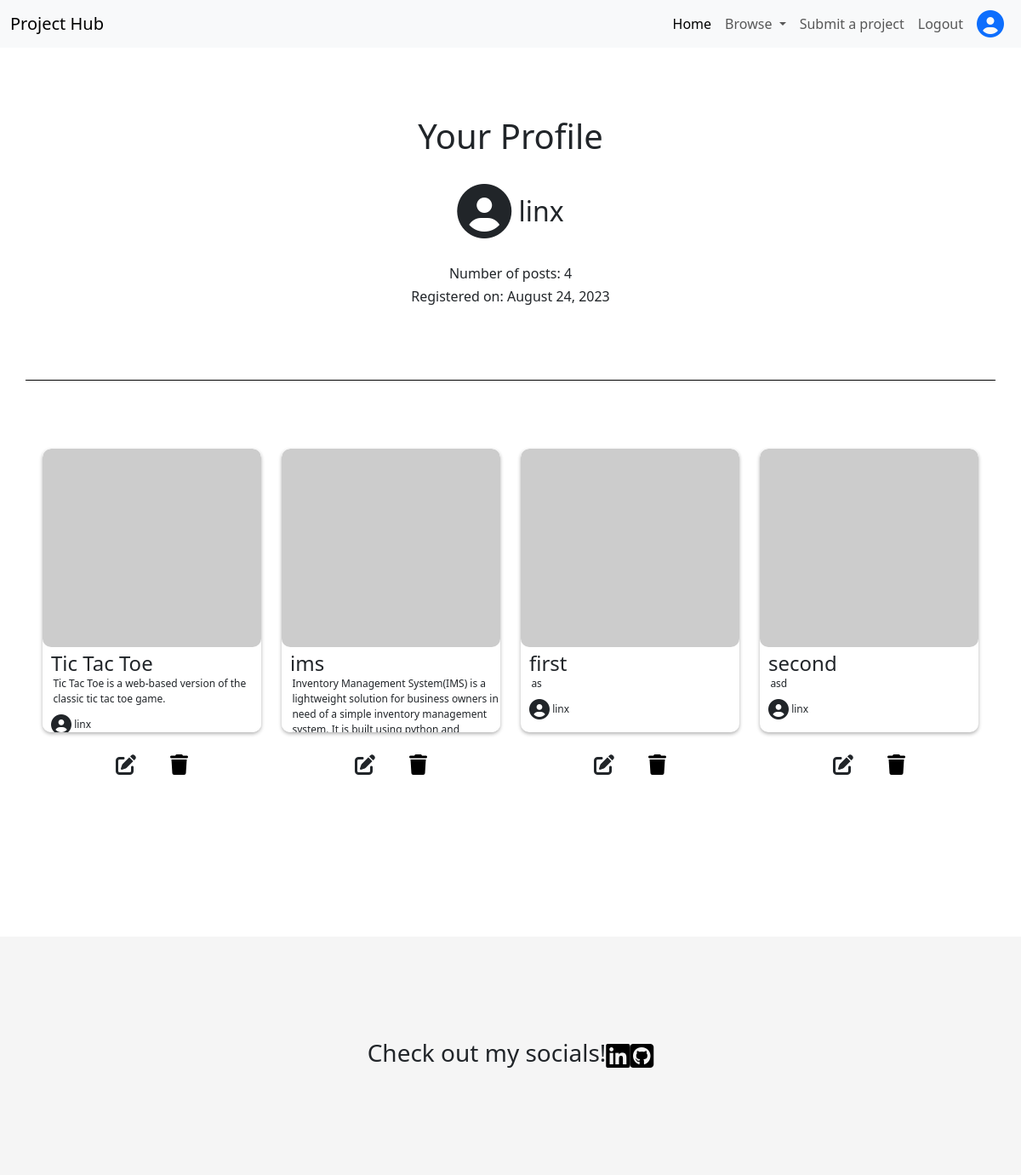
/profile_page/ (signed in), run on an earlier commit of the app's database.
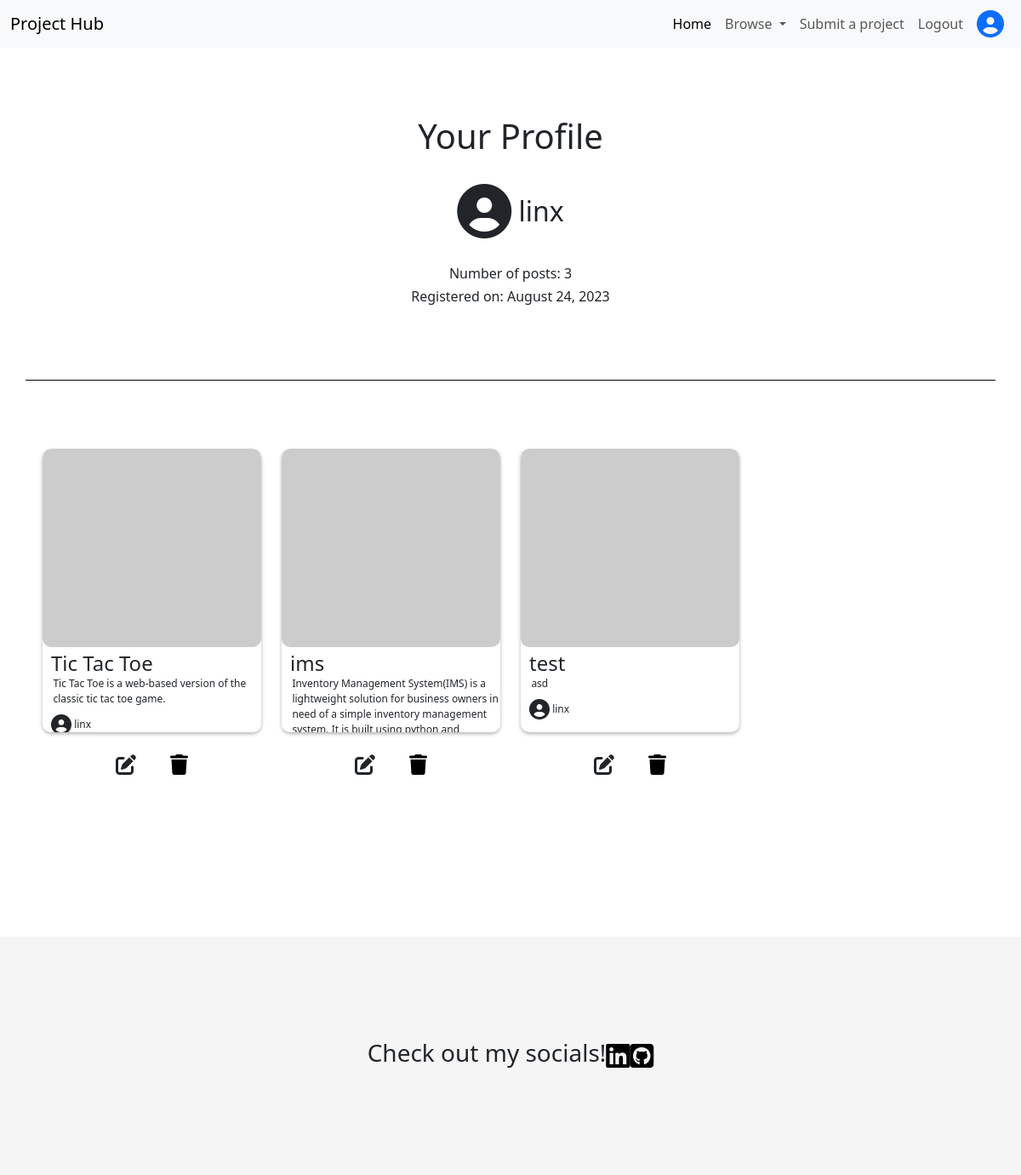
And on a later commit of the database.
### hub_main/models.py (models this page shows, shortened)
class Post(models.Model):
    title = models.CharField(max_length=200, blank=False)
    slug = models.SlugField(max_length=200, unique=True)
    author = models.ForeignKey(User, on_delete=models.CASCADE, related_name='project_post')
    Category = models.ForeignKey(Category, on_delete=models.CASCADE, related_name='categories')
    created_on = models.DateField(auto_now_add=True)
    description = models.TextField()
    likes = models.ManyToManyField(User, related_name='liked_posts', null=True, blank=True)
    live_link = models.URLField(blank=False)
    github_repo_link = models.URLField()
    class Meta:
        ordering = ['created_on']

### hub_main/views.py (the view)
# urls.py: path('profile_page/', views.profile_page, name='profile_page'),
def profile_page(request):
    context = {
        'posts' : Post.objects.filter(author=request.user),
        'post_count' : Post.objects.filter(author=request.user).count(),
    }
    return render(request, 'profile_page.html', context)

### hub_main/templates/profile_page.html (shortened to what this page needs)
{% extends "base.html" %}
{% load static %}
{% block content %}
<section>
    <div class="container" id="profile-container">
        <h1>Your Profile</h1>
        <div>
            <i class="fa-solid fa-circle-user fa-2xl"></i>
            <span>{{ user }}</span>
        </div>
        <h3>Number of posts: {{ post_count }}</h3>
        <h3>Registered on: {{ user.date_joined|date:"F j, Y" }}</h4>
    </div>
</section>
<section>
    <div class="container-fluid padding-content" id="profile-page-posts">
        <div class="grid">
            <div class="row">
                {% for post in posts %}
                <div class="col-md-3 col-6 profile-post-card">
                    <a href="{% url 'project_details' post.slug %}" style="color:inherit;">
                        <div class="my-card">
                            <img src="https://picsum.photos/500" class="my-card-img" alt="...">
                            <div class="my-card-body">
                                <h5 class="my-card-title">{{ post.title }}</h5>
                                <p class="my-card-text">{{ post.description }}</p>
                                <div class="my-card-author">
                                    <span>{{ post.author }}</span>
                                </div>
                            </div>
                        </div>
                    </a>
                    <div class="post-options">
                        <a class="post-option" style="color: inherit;" href="{% url 'project_update' post.id %}"><i class="fa-solid fa-pen-to-square"></i></a>
                        <button type="button" class="post-option" data-bs-toggle="modal" data-bs-target="#{{ post.slug }}">
                            <i class="fa-solid fa-trash"></i>
                        </button>
                    </div>
                </div>
                {% endfor %}
            </div>
        </div>
    </div>
</section>
{% endblock %}

### hub_main/templates/base.html (shortened to what this page needs)
{% load static %}
<!DOCTYPE html>
<html lang="en">
<head>
    <link rel="stylesheet" href="https://cdn.jsdelivr.net/npm/bootstrap@5.3.1/dist/css/bootstrap.min.css">
    <link rel="stylesheet" href="{% static 'hub_main/css/styles.css' %}">
</head>
<body>
    <header>
        <nav class="navbar navbar-expand-lg bg-body-tertiary">
            <div class="container-fluid">
              <a class="navbar-brand" href="{% url 'home' %}">Project Hub</a>
              <div class="collapse navbar-collapse" id="navbarNavDropdown">
                <ul class="navbar-nav ms-auto">
                  <li class="nav-item">
                    <a class="nav-link active" aria-current="page" href="{% url 'home' %}">Home</a>
                  </li>
                  <li class="nav-item dropdown">
                    <a class="nav-link dropdown-toggle" href="#" role="button" data-bs-toggle="dropdown" aria-expanded="false">
                      Browse
                    </a>
                  </li>
                  {% if user.is_authenticated %}
                    <li class="nav-item">
                      <a class="nav-link" href="{% url 'project_submission' %}">Submit a project</a>
                    </li>
                  {% else %}
                    <li class="nav-item">
                      <a class="nav-link disabled" href="{% url 'project_submission' %}">Submit a project</a>
                    </li>
                  {% endif %}
                  {% if user.is_authenticated %}
                    <li class="nav-item">
                      <a class="nav-link" href="{% url 'logout' %}">Logout</a>
                    </li>
                  {% else %}
                    <li class="nav-item">
                      <a class="nav-link" href="{% url 'login' %}">Login</a>
                    </li>
                  {% endif %}
                  {% if user.is_authenticated %}
                  <li class="nav-link">
                    <a href="{% url 'profile_page' %}"><i class="fa-solid fa-circle-user fa-2xl"></i></a>
                  </li>
                  {% else %}
                  <li class="nav-link disabled">
                    <a href="#"><i class="fa-solid fa-circle-user fa-2xl"></i></a>
                  </li>
                  {% endif %}
                </ul>
              </div>
            </div>
          </nav>
    </header>
    <main>
        {% block content %}
        {% endblock %}
    </main>
</body>
<footer>
    <h3>Check out my socials!</h3>
    <a href="#"><i class="fa-brands fa-linkedin"></i></a>
    <a href="#"><i class="fa-brands fa-square-github"></i></a>
</footer>
</html>

### hub_main/static/hub_main/css/styles.css (style rules this page uses)
* { margin: 0; padding: 0; box-sizing: border-box; }
.padding-content { padding-left: 50px; padding-right: 50px; }
.profile-post-card { margin-bottom: 80px; }
.my-card { border-radius: 10px; height: 100%; box-shadow: 0 2px 4px rgba(0, 0, 0, 0.3); position: relative; overflow: scroll; background-color: white; }
.my-card img { width: 100%; height: 70%; object-fit: cover; border-radius: 10px; }
.my-card-body { position: absolute; left: 10px; margin-top: 5px; margin-bottom: 5px; }
.my-card-title { font-size: 2vw; margin: 0; padding: 0; }
.my-card-text { font-size: 1vw; margin-bottom: 1vw; margin-left: 0.2vw; }
.my-card-author { font-size: 1vw; }
footer { margin-top: 20vh; height: 35vh; background-color: whitesmoke; display: flex; justify-content: center; align-items: center; font-size: 2rem; }
footer a { color: black; }
#profile-container { text-align: center; margin-top: 10vh; padding-bottom: 10vh; border-bottom: 1px solid black; }
#profile-container h1 { margin-bottom: 5vh; }
#profile-container h3 { font-size: medium; }
#profile-container > div { margin-bottom: 5vh; font-size: xx-large; }
#profile-page-posts { margin-top: 10vh; }
.post-options { display: flex; justify-content: center; }
.post-option { border: none; background-color: inherit; font-size: x-large; padding: 20px; }

What changed in the data, as far as the page shows it:
removed Post: title "first", description "as", author "linx"
removed Post: title "second", description "asd", author "linx"
added Post: title "test", description "asd", author "linx"
Also different on the page:
{{ post_count }}: "4" → "3"
